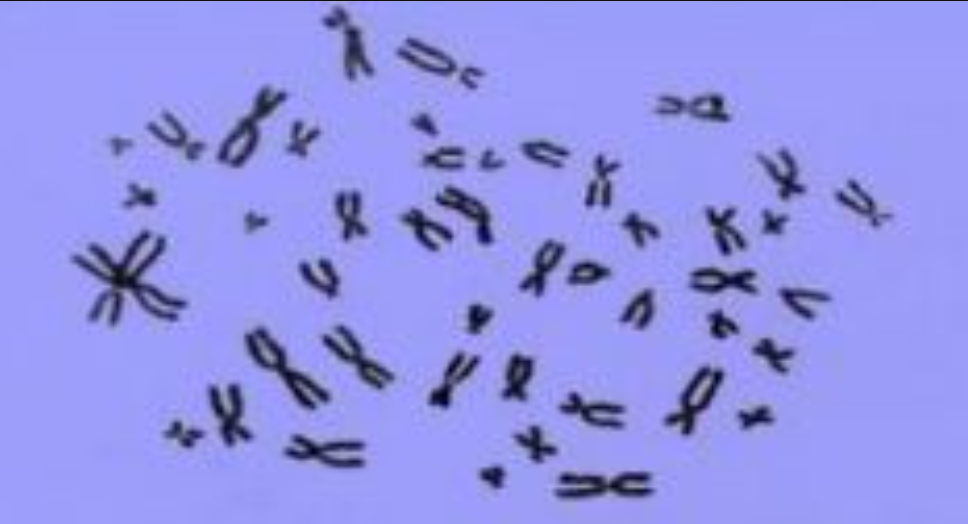
#> input picture 7899.png, 968 x 524 px
$ python main5.py
#> lines starting #> are read from the running program, lines starting #| are printed output that depends on the picture; after the words box and inside, x2 and y2 are one past the last pixel; in counts of white or black regions, pixels touching at a corner belong together
import cv2
import os

# Step 1: Read the image
image = cv2.imread('7899.png')
#> image is the input picture: shape (524, 968, 3); mean B, G, R 231.6, 147.5, 146.6

# Step 2: Preprocessing
gray_image = cv2.cvtColor(image, cv2.COLOR_BGR2GRAY)
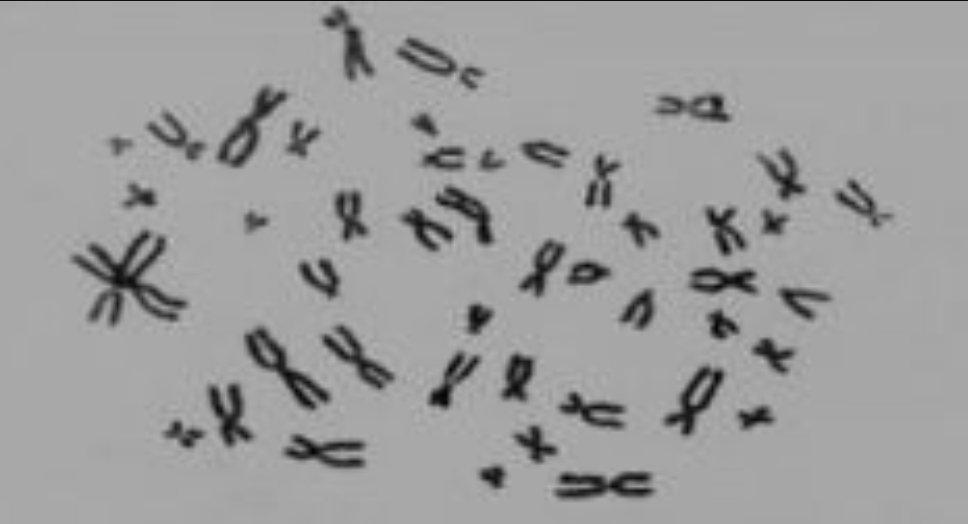
#> gray_image: shape (524, 968); min 4, max 189, mean 156.8

# Step 3: Segmentation
_, thresholded_image = cv2.threshold(gray_image, 0, 255, cv2.THRESH_BINARY_INV + cv2.THRESH_OTSU)
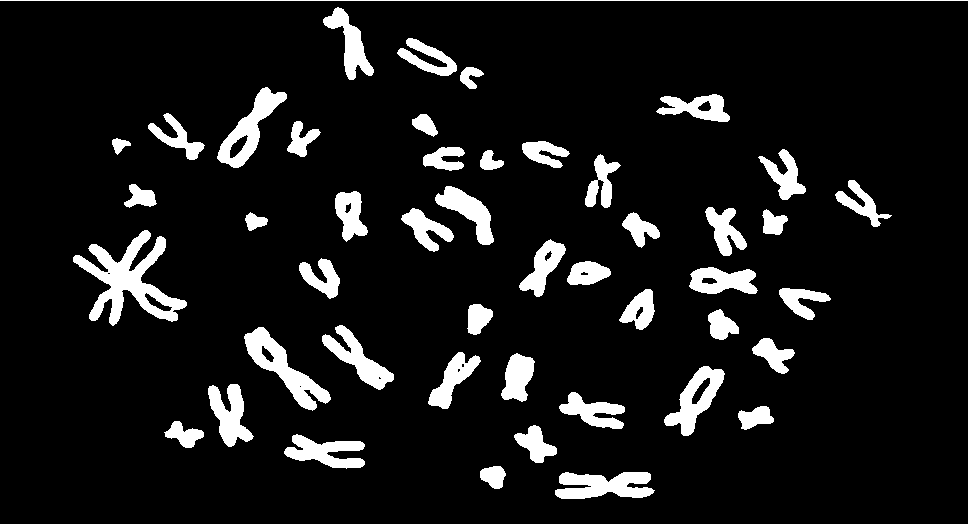
#> thresholded_image: shape (524, 968); 9.4% white; 47 white regions

# Step 4: Counting chromosomes
contours, _ = cv2.findContours(thresholded_image, cv2.RETR_EXTERNAL, cv2.CHAIN_APPROX_SIMPLE)
#> contours = 47 contours, 1 with area under 20; largest, box (x1, y1, x2, y2) and area: (73, 230, 187, 326) 3864, (244, 327, 331, 411) 2241, (217, 87, 287, 168) 1990, (664, 366, 725, 436) 1809, (555, 472, 655, 499) 1770
chromosome_count = len(contours)
#> chromosome_count = 47

# Step 5: Sorting
sorted_contours = sorted(contours, key=cv2.contourArea, reverse=True)
#> sorted_contours has the same summary as contours

# Step 6: Cropping
cropped_chromosomes = []
for contour in sorted_contours:
    x, y, w, h = cv2.boundingRect(contour)
    cropped_chromosome = image[y:y + h, x:x + w]
    cropped_chromosomes.append(cropped_chromosome)
#> this loop made 47 passes
#> (x, y, w, h) on passes 1 to 12: (73, 230, 114, 96), (244, 327, 87, 84), (217, 87, 70, 81), (664, 366, 61, 70), (555, 472, 100, 27), (322, 325, 72, 65), (208, 384, 46, 63), (284, 434, 81, 35), (435, 186, 59, 59), (689, 267, 69, 27), (323, 7, 51, 73), (656, 94, 74, 28)
#> (contour, x, y, w, h) on pass 47: ([[0, 0], [967, 0]], 0, 0, 968, 1)
#> pass 1, `cropped_chromosome = image[y:y + h, x:x + w]`:
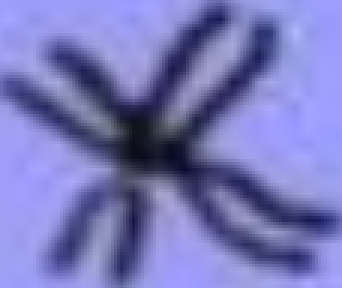
#> cropped_chromosome: shape (96, 114, 3) (shown 3 times larger); mean B, G, R 187.1, 121, 120.1
#> pass 2, `cropped_chromosome = image[y:y + h, x:x + w]`:
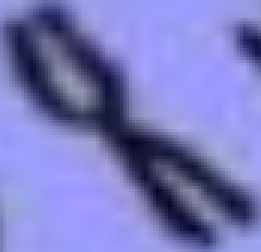
#> cropped_chromosome: shape (84, 87, 3) (shown 3 times larger); mean B, G, R 190.3, 123, 122.3
#> pass 3, `cropped_chromosome = image[y:y + h, x:x + w]`:
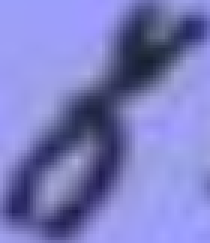
#> cropped_chromosome: shape (81, 70, 3) (shown 3 times larger); mean B, G, R 192.1, 125.6, 123.7
#> after the loop, cropped_chromosomes = 47 items

# Step 7: Create a directory to save the new images
output_directory = 'output_images'
os.makedirs(output_directory, exist_ok=True)

# Step 8: Save the processed image and cropped chromosomes
cv2.imwrite(os.path.join(output_directory, 'processed_image.jpg'), thresholded_image)
for i, chromosome in enumerate(cropped_chromosomes):
    cv2.imwrite(os.path.join(output_directory, f'chromosome_{i+1}.jpg'), chromosome)
#> this loop made 47 passes

# Print the count and paths of the processed image and cropped chromosomes
print(f"Chromosome count: {chromosome_count}")
#| Chromosome count: 47
print(f"Processed image saved as: {os.path.join(output_directory, 'processed_image.jpg')}")
#| Processed image saved as: output_images/processed_image.jpg
for i in range(chromosome_count):
    print(f"Cropped chromosome {i+1} saved as: {os.path.join(output_directory, f'chromosome_{i+1}.jpg')}")
